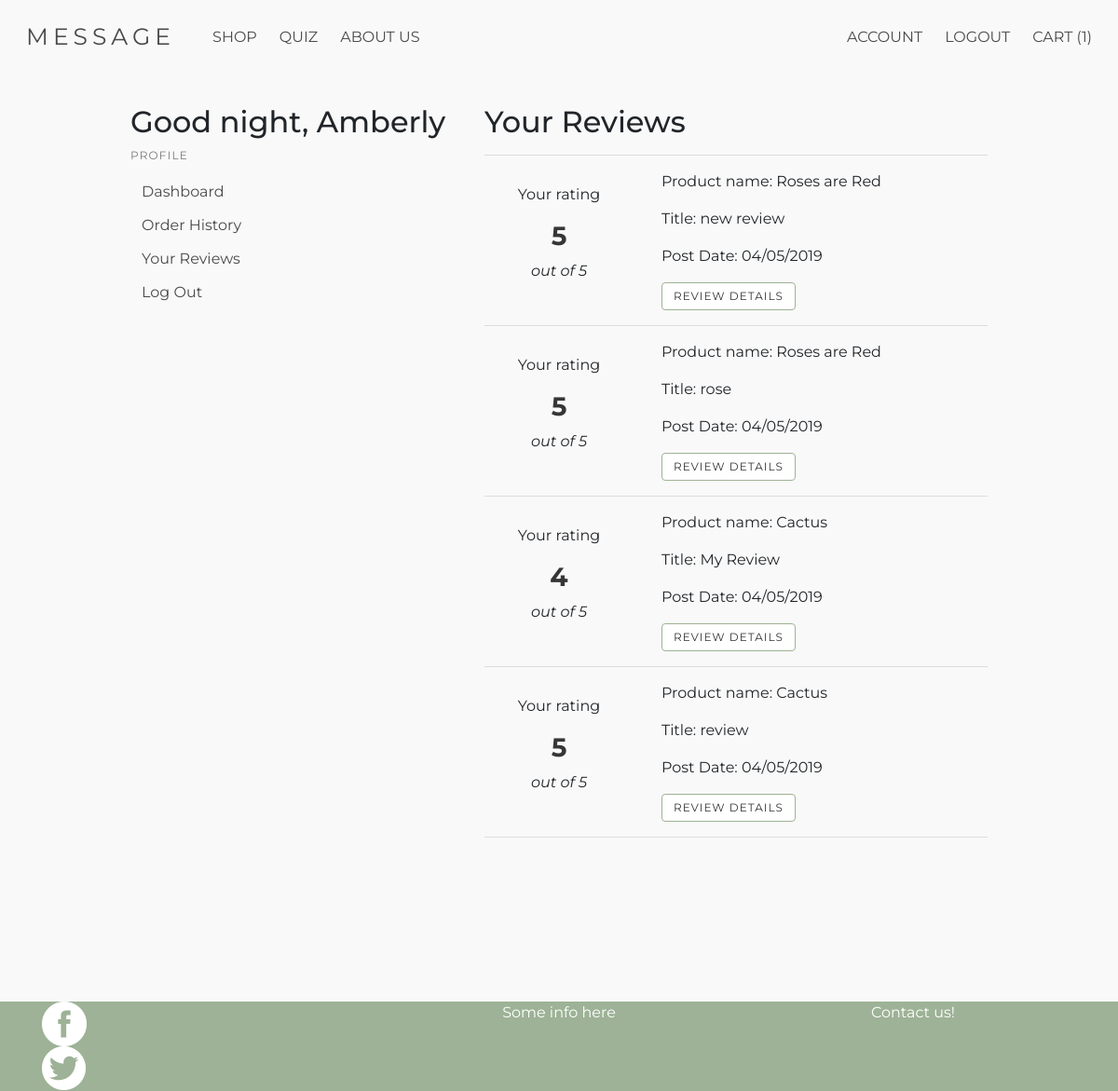
/profile/reviews (signed in), run on an earlier commit of the app's database.
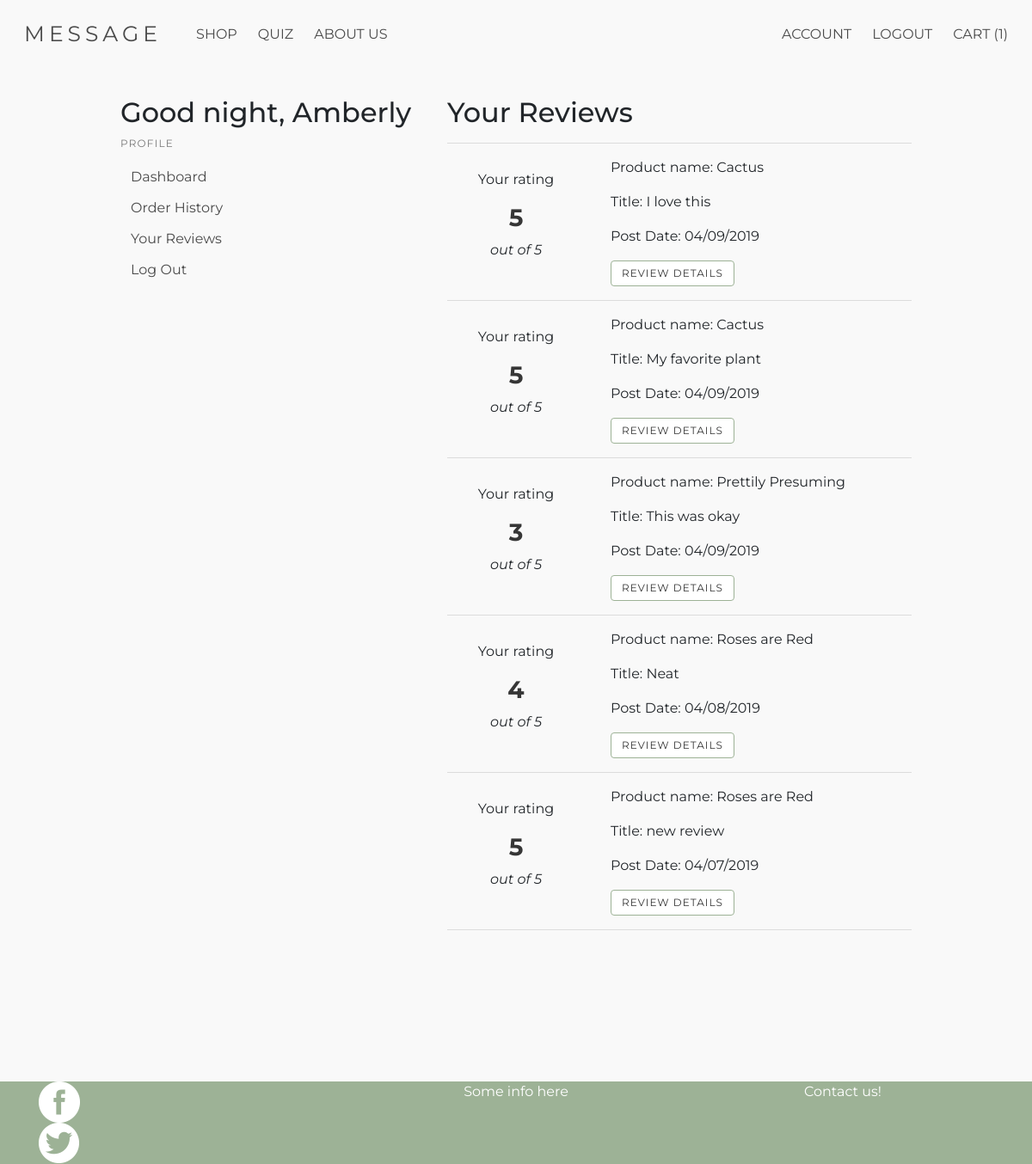
And on a later commit of the database.
### models.py (models this page shows, shortened)
class User(UserMixin, Model):
    fname = CharField()
    lname = CharField()
    email = CharField(unique=True)
    password = CharField(max_length=100)
    street_address = CharField(default="")
    city = CharField(default="")
    state = CharField(default="")
    postal_code = CharField(default="")
    join_date = DateTimeField(default=datetime.datetime.now())
    class Meta:
        database = DATABASE

class Review(Model):
    user = ForeignKeyField(model=User, backref='review')
    product = ForeignKeyField(model=Product, backref='review')
    title = CharField()
    rating = IntegerField()
    content = CharField()
    date_posted = DateTimeField(default=datetime.datetime.now())
    class Meta:
        database = DATABASE

class Product(Model):
    name = CharField(unique=True)
    description = CharField()
    image = CharField()
    plant = CharField()
    meaning = CharField()
    price = IntegerField()
    data_name= CharField()
    average_rating = FloatField(default=0)
    category = ForeignKeyField(model=Category, backref='product')
    class Meta:
        database = DATABASE

### app.py (the view)
@app.route('/profile/reviews', methods=["GET"])
@login_required
def reviews():
    if current_user.is_authenticated:
        user=current_user
        cartq = cart_quantity(user)
    else:
        cartq=0
    user = current_user
    current_hour = datetime.datetime.now().hour
    greeting = time_of_day(current_hour)
    reviews = models.Review.select().where(models.Review.user_id == user.id).order_by(models.Review.date_posted.desc())
    return render_template("reviews.html", user=user, greeting=greeting, reviews=reviews, cartq=cartq)

### app.py (called while the page is built)
def cart_quantity(user):
    order= models.Order.select().where(models.Order.user_id ==user.id, models.Order.purchased == False).get()
    cartq = 0
    cart = models.OrderDetails.select().where(models.OrderDetails.order_id == order)
    for item in cart:
        cartq += item.quantity
    return cartq

@login_manager.user_loader
def load_user(userid):
    try:
        return models.User.get(models.User.id == userid)
    except models.DoesNotExist:
        return None

@app.before_request
def before_request():
    g.db = models.DATABASE
    g.db.connect()
    g.user = current_user

@app.after_request
def after_request(response):
    g.db.close()
    return response

def time_of_day(hour):
    return (
        "morning" if 5 <= hour <= 11
        else
        "afternoon" if 12 <= hour <= 17
        else
        "evening" if 18 <= hour <= 22
        else
        "night"
    )

### templates/reviews.html (shortened to what this page needs)
{% extends 'profile.html' %}
{% block profile %}
<h2>Your Reviews</h2>
{% if reviews %}
<hr>
{% for review in reviews %}
    <div class="row d-flex align-items-center">
        <div class="col-4 rating">
            <p>Your rating</p>
            <h3><strong>{{review.rating}}</strong></h3>
            <p><i>out of 5</i></p>
        </div>
        <div class="col-8">
            <p>Product name: {{review.product.name}}</p>
            <p>Title: {{review.title}}</p>
            <p>Post Date: {{review.date_posted.strftime('%m/%d/%Y')}}</p>
            <a href="/profile/reviews/review_details/{{review.id}}"class="button">Review Details</a>
        </div>
    </div>
    <hr>
    {% endfor %}
    {% else %}
    <p>You have not written any reviews.</p>
    <a class="button" href="/shop">Continue Shopping</a>
    {% endif %}
{% endblock %}

### templates/profile.html (shortened to what this page needs)
{% extends 'layout.html' %}
{% block content %}
<div class="profile-container">
<div class="container">
    <div class="row d-flex justify-content-center">
        <div class="col-sm-4">
            <h2>Good {{greeting}}, {{user.fname}}</h2>
            <aside class="menu">
                <p class="menu-label">
                    Profile
                </p>
                <ul class="menu-list">
                    <li><a href="{{url_for('profile')}}">Dashboard</a></li>
                    <li><a href="{{url_for('order_history')}}">Order History</a></li>
                    <li><a href="{{url_for('reviews')}}">Your Reviews</a></li>
                    <li><a href="{{url_for('logout')}}">Log Out</a></li>
                </ul>
            </aside>
        </div>
        <div class="col-md-6 col-sm-8">
                {% block profile %}
                {% endblock %}
        </div>
    </div>
</div>
</div>
{% endblock %}

### templates/layout.html (shortened to what this page needs)
<!DOCTYPE html>
<html lang="en">
  <head>
    <link rel="stylesheet" href="https://cdnjs.cloudflare.com/ajax/libs/bulma/0.7.4/css/bulma.min.css">
    <link rel="stylesheet" href="https://stackpath.bootstrapcdn.com/bootstrap/4.3.1/css/bootstrap.min.css">
    <link rel=“stylesheet” href=“https://cdnjs.cloudflare.com/ajax/libs/animate.css/3.7.0/animate.min.css”>
    <link rel="stylesheet" href="{{ url_for('static', filename='main.css')}}">
</head>
  <body>
    <nav class="navbar sticky-top" role="navigation" aria-label="main navigation">
        <div class="navbar-brand">
            <a class="navbar-item" href="{{url_for('index')}}" title="index">Message</a>
        </div>
        <div id="navbarBasic" class="navbar-menu">
            <div class="navbar-start">
                <a class="navbar-item" href="{{url_for('shop')}}" title="shop">Shop</a>
                <a class="navbar-item" href="{{url_for('quiz')}}" title="quiz">Quiz</a>
                <a class="navbar-item" href="/#history" title="history">About Us</a>
            </div>
            <div class="navbar-end">
                {% if current_user.is_authenticated %}
                <a class="navbar-item" href="{{url_for('profile')}}" title="logout">Account</a>
                <a class="navbar-item" href="{{url_for('logout')}}" title="logout">Logout</a>
                {% else %}
                <a class="navbar-item" href="{{url_for('login')}}">Login</a>
                <a class="navbar-item" href="{{url_for('signup')}}">Signup</a>
                {% endif %}
                <a class="navbar-item" href="{{url_for('cart')}}" title="cart">Cart ({{cartq}})</a>
            </div>
        </div>
    </nav>
    {% block content %}
    {% endblock %}
    <footer>
        <div class="container">
            <div class="row ">
                <div class="col-4 d-flex flex-column justify-content-end">
                    <img src="{{url_for('static', filename='facebook_icon.png')}}" alt="" style="width:48px; height:48px;">
                    <img src="{{url_for('static', filename='twitter_icon.png')}}" alt="" style="width:48px; height:48px;">
                </div>
                <div class="col-4 d-flex justify-content-center">
                    <p>Some info here</p>
                </div>
                <div class="col-4 d-flex justify-content-center">
                    <p>Contact us!</p>
                </div>
            </div>
        </div>
    </footer>
</body>
</html>

### static/main.css (style rules this page uses)
html { scroll-behavior: smooth; }
body { font-family: 'Montserrat', sans-serif; background-color: #f9f9f9; }
.navbar { background-color: #f9f9f9; }
.navbar-brand { display: flex!important; text-transform: uppercase; font-size: 25px; letter-spacing: 5px; }
.button, input[type=submit] { text-transform: uppercase; font-size: 12px; letter-spacing: 1px; border-color: rgb(157, 178, 150) }
a { color:black }
a.navbar-item { text-transform: uppercase; }
footer { background-color: rgb(157, 178, 150); color: white; bottom: 0; }

### templates/profile.html (style rules this page uses)
.profile-container { margin-top: 2em; margin-bottom: 10em; }

### templates/reviews.html (style rules this page uses)
.rating { text-align:center }

What changed in the data, as far as the page shows it:
removed Review: rating "5", product.name "Roses are Red", title "new review", date_posted "04/05/2019"
removed Review: rating "4", product.name "Cactus", title "My Review", date_posted "04/05/2019"
removed Review: rating "5", product.name "Cactus", title "review", date_posted "04/05/2019"
changed Review: product.name "Roses are Red" → "Cactus"; title "rose" → "I love this"; date_posted "04/05/2019" → "04/09/2019"
added Review: rating "5", product.name "Cactus", title "My favorite plant", date_posted "04/09/2019"
added Review: rating "3", product.name "Prettily Presuming", title "This was okay", date_posted "04/09/2019"
added Review: rating "4", product.name "Roses are Red", title "Neat", date_posted "04/08/2019"
added Review: rating "5", product.name "Roses are Red", title "new review", date_posted "04/07/2019"
